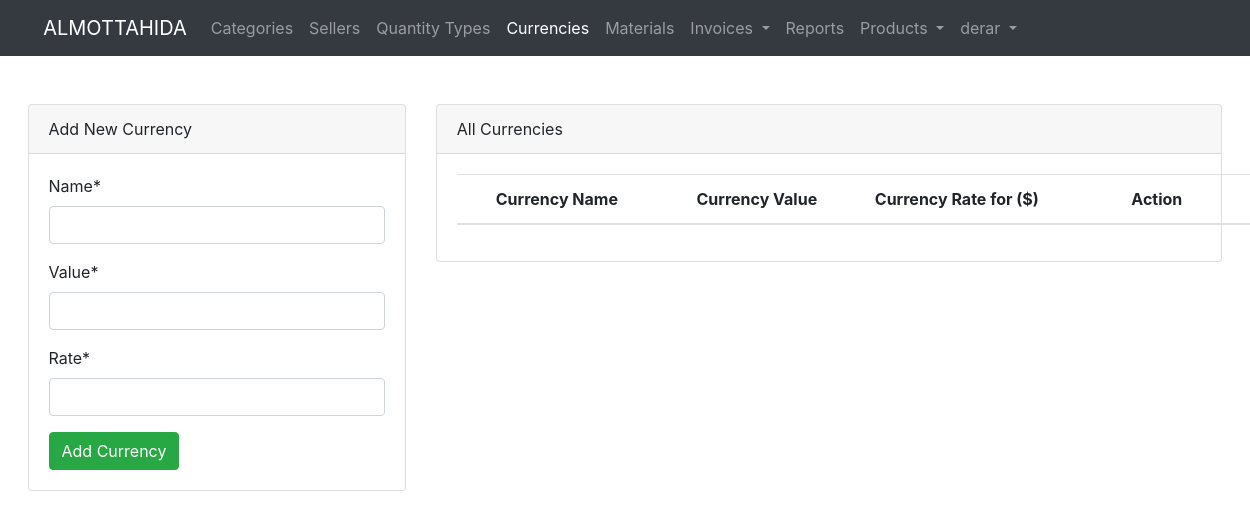
/product/currency/ (signed in), run on an earlier commit of the app's database.
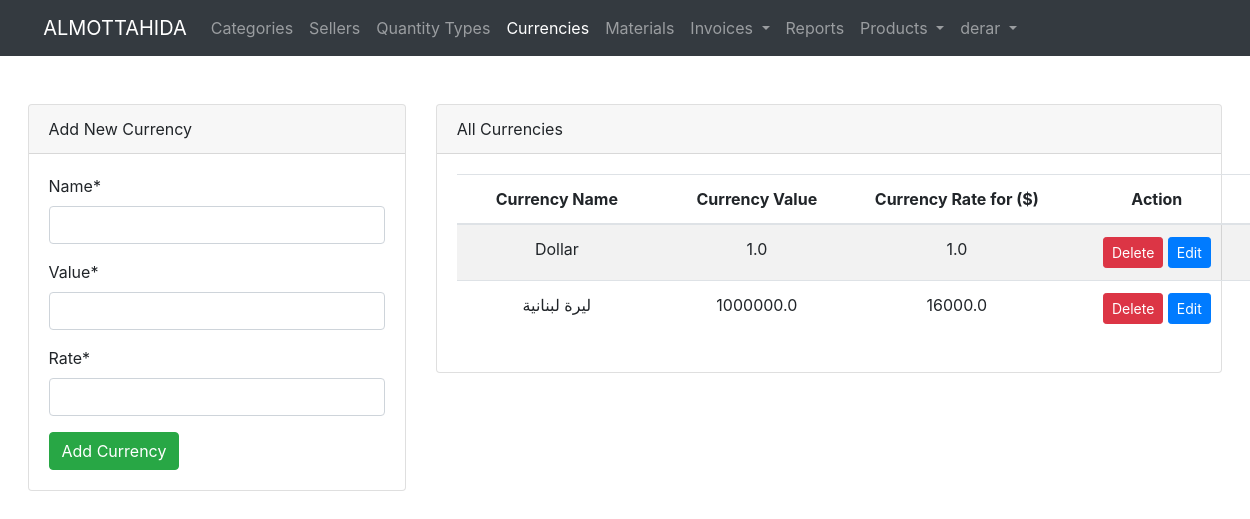
And on a later commit of the database.
### product/models.py (models this page shows, shortened)
class Currency(models.Model):
    name = models.CharField(max_length=30, unique=True)
    value = models.FloatField()
    rate = models.FloatField()

### product/views.py (the view)
# urls.py: path("currency/", views.all_currencies, name='currency.all'),
@login_required(login_url=LOGIN_URL)
def all_currencies(request):
    if request.method == 'POST':
        method = request.POST.get("method").lower()
        if method == "post":
            form = CurrencyForm(request.POST)
            if form.is_valid():
                form.save()
                messages.add_message(request, messages.SUCCESS, 'Currency added successfully.')
                return redirect("currency.all")
        elif method == "delete":
            currency_id = request.POST.get("currency_id")
            Currency.objects.get(pk=currency_id).delete()
            messages.add_message(request, messages.WARNING, 'Currency deleted successfully.')
            return redirect("currency.all")
        elif method == "put":
            currency_id = request.POST.get("currency_id")
            currency_name = request.POST.get("name")
            currency_value = request.POST.get("value")
            currency_rate = request.POST.get("rate")
            currency_exists = Currency.objects.filter(name=currency_name).exclude(pk=currency_id)
            if not currency_exists:
                currency = Currency.objects.get(pk=currency_id)
                currency.name = currency_name
                currency.value = currency_value
                currency.rate = currency_rate
                currency.save()
                messages.add_message(request, messages.SUCCESS, 'Currency updated successfully.')
            else:
                messages.add_message(request, messages.WARNING, 'Currency data exists')
            return redirect("currency.all")
    else:
        form = CurrencyForm()
    currencies = Currency.objects.all()
    page = request.GET.get('page', 1)
    paginator = Paginator(currencies, 3)
    try:
        currencies = paginator.page(page)
    except PageNotAnInteger:
        currencies = paginator.page(1)
    except EmptyPage:
        currencies = paginator.page(paginator.num_pages)
    return render(request, 'currency/all.html', {'currencies': currencies, "form": form})

### product/forms.py
class CurrencyForm(ModelForm):
    class Meta:
        model = Currency
        fields = "__all__"

### templates/currency/all.html (shortened to what this page needs)
{% extends "base.html" %}
{% load crispy_forms_tags %}
{% block content %}
    <div class="row">
        <div class="col-12 col-md-4 mb-4">
            <div class="card">
                <div class="card-header">
                    Add New Currency
                </div>
                <div class="card-body">
                    <form method="post" action="{% url 'currency.all' %}">
                        {{ form|crispy }}
                        <button type="submit" class="btn btn-success">Add Currency</button>
                    </form>
                </div>
            </div>
        </div>
        <div class="col-12 col-md-8 ">
            <div class="card">
                <div class="card-header">
                    All Currencies
                </div>
                <div class="card-body">
                    <table class="table table-responsive-md table-striped">
                        <thead>
                        <tr>
                            <th>Currency Name</th>
                            <th>Currency Value</th>
                            <th>Currency Rate for ($)</th>
                            <th>Action</th>
                        </tr>
                        </thead>
                        <tbody>
                        {% for currency in currencies %}
                            <tr>
                                <td>{{ currency.name }}</td>
                                <td>{{ currency.value }}</td>
                                <td>{{ currency.rate }}</td>
                                <td>
                                    <button type="button" class="btn btn-danger btn-sm delete-btn" data-toggle="modal"
                                            data-target="#deleteModal" data-id="{{ currency.id }}">
                                        Delete
                                    </button>
                                    <button type="button" class="btn btn-primary btn-sm edit-btn" data-toggle="modal"
                                            data-target="#updateModal" data-id="{{ currency.id }}"
                                            data-rate="{{ currency.rate }}" data-value="{{ currency.value }}"
                                            data-name="{{ currency.name }} ">
                                        Edit
                                    </button>
                                </td>
                            </tr>
                        {% endfor %}
                        </tbody>
                    </table>
                </div>
            </div>
        </div>
    </div>
{% endblock %}

### templates/base.html (shortened to what this page needs)
<!doctype html>
<html lang="en">
<head>
    <link rel="stylesheet" href="https://stackpath.bootstrapcdn.com/bootstrap/4.1.3/css/bootstrap.min.css">
</head>
<body>
<nav class="navbar navbar-expand-lg navbar-dark bg-dark">
    <div class="container">
        <a class="navbar-brand" href="/">ALMOTTAHIDA</a>
        <div class="collapse navbar-collapse" id="navbarSupportedContent">
            <ul class="navbar-nav">
                {% if user.is_authenticated %}
                    <li class="nav-item">
                        <a class="nav-link {% if request.resolver_match.view_name == 'category.all' %}active{% endif %}"
                           href="{% url 'category.all' %}">Categories</a>
                    </li>
                    <li class="nav-item">
                        <a class="nav-link {% if request.resolver_match.view_name == 'seller.all' %}active{% endif %}"
                           href="{% url 'seller.all' %}">Sellers</a>
                    </li>
                    <li class="nav-item">
                        <a class="nav-link" href="#">Quantity Types</a>
                    </li>
                    <li class="nav-item">
                        <a class="nav-link {% if request.resolver_match.view_name == 'currency.all' %}active{% endif %}"
                           href="{% url 'currency.all' %}">Currencies</a>
                    </li>
                    <li class="nav-item">
                        <a class="nav-link" href="#">Materials</a>
                    </li>
                    <li class="nav-item dropdown">
                        <a class="nav-link dropdown-toggle {% if "product" in request.resolver_match.view_name %}active{% endif %}"
                           href="#" id="navbarDropdown" role="button"
                           data-toggle="dropdown" aria-haspopup="true" aria-expanded="false">
                            Invoices
                        </a>
                    </li>
                    <li class="nav-item">
                        <a class="nav-link" href="#">Reports</a>
                    </li>
                    <li class="nav-item dropdown">
                        <a class="nav-link dropdown-toggle {% if "product" in request.resolver_match.view_name %}active{% endif %}"
                           href="#" id="navbarDropdown" role="button"
                           data-toggle="dropdown" aria-haspopup="true" aria-expanded="false">
                            Products
                        </a>
                    </li>
                    <li class="nav-item dropdown">
                        <a class="nav-link dropdown-toggle" href="#" id="navbarDropdown" role="button"
                           data-toggle="dropdown" aria-haspopup="true" aria-expanded="false">
                            {{ user.username }}
                        </a>
                    </li>
                {% endif %}
            </ul>
        </div>
    </div>
</nav>
<div class="container pt-5">
    {% block content %}
    {% endblock %}
</div>
</body>
</html>

### templates/base.html (style rules this page uses)
.container { width: 98%; max-width: 1440px; }
td, th { min-width: 200px; text-align: center; }

What changed in the data, as far as the page shows it:
added Currency: name "Dollar", value "1.0", rate "1.0"
added Currency: name "ليرة لبنانية", value "1000000.0", rate "16000.0"
